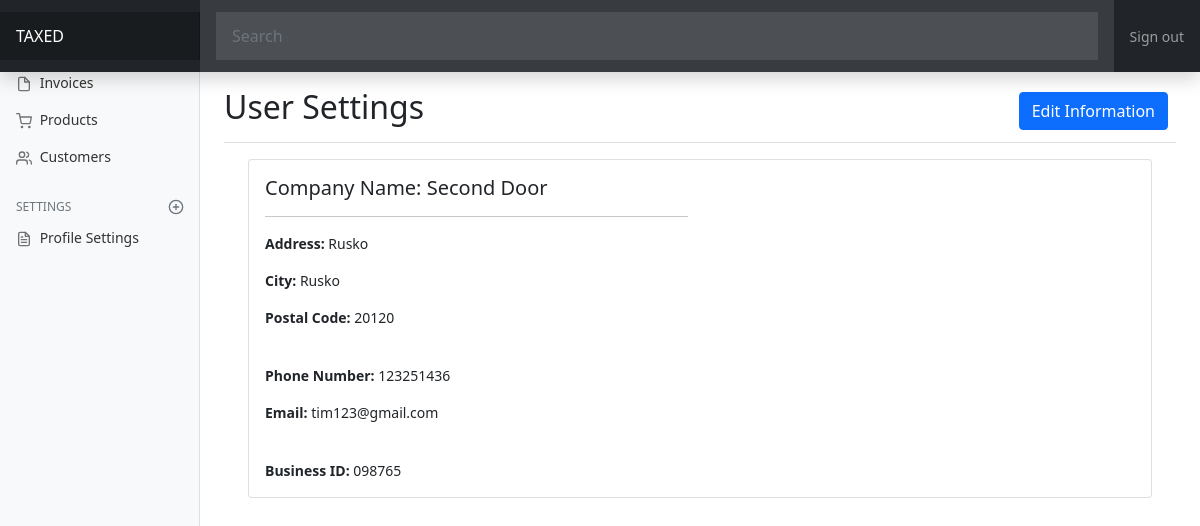
The page /update-user/ (signed in) on the database its author committed.
### base/models.py (models this page shows)
class User(AbstractUser):
    name = models.CharField(max_length=200, null=True)
    address = models.CharField(null=True, blank=True, max_length=200)
    business_id = models.CharField(null=True, blank=True, max_length=100)
    postal_code = models.CharField(null=True, blank=True, max_length=10)
    city = models.CharField(null=True, blank=True, max_length=100)
    phone = models.CharField(null=True, blank=True, max_length=100)
    email = models.EmailField(unique=True, null=True)
    USERNAME_FIELD = 'email'
    REQUIRED_FIELDS = []

### base/views.py (the view)
# urls.py: path('update-user/', views.updateUser, name="update-user"),
@login_required(login_url='login')
def updateUser(request):
    user = request.user
    form = SettingsForm(instance=user)
    if request.method == 'POST':
        form = SettingsForm(request.POST, request.FILES, instance=user)
        if form.is_valid():
            form.save()
            return redirect('invoice:dashboard', user_id=user.id)
    return render(request, 'base/update-user.html', {'form': form})

### invoice/forms.py
class SettingsForm(forms.ModelForm):
    class Meta:
        model = User
        fields = ['name', 'address', 'business_id',
                  'postal_code', 'city', 'phone', 'email']

### base/templates/base/update-user.html (shortened to what this page needs)
{% extends 'base.html' %}
{% load static %}
{% load crispy_forms_tags %}
{% block content %}
  <div class="d-flex justify-content-between flex-wrap flex-md-nowrap align-items-center pt-3 pb-2 mb-3 border-bottom">
    <h1 class="h2">User Settings</h1>
    <div class="btn-toolbar mb-2 mb-md-0">
      <div class="btn-group me-2">
        <button data-bs-target="#editInfo" type="button" class="btn btn-primary" data-bs-toggle="modal">Edit Information</button>
      </div>
    </div>
  </div>
  <div class="container">
    <div class="card">
      <div class="card-body">
        <div class="row">
          <div class="col-lg-6">
            <h5 class="card-title">Company Name: {{user.name}}</h5>
            <hr>
            <p class="card-text"><strong>Address:</strong> {{user.address}}</p>
            <p class="card-text"><strong>City:</strong> {{user.city}}</p>
            <p class="card-text"><strong>Postal Code:</strong> {{user.postal_code}}</p>
            <br>
            <p class="card-text"><strong>Phone Number:</strong> {{user.phone}}</p>
            <p class="card-text"><strong>Email:</strong> {{user.email}}</p>
            <br>
            <p class="card-text"><strong>Business ID:</strong> {{user.business_id}}</p>
          </div>
        </div>
      </div>
    </div>
  </div>
{% endblock content %}

### static/styles/dashboard.css (style rules this page uses)
body { font-size: .875rem; }

### rows shown on the page
User: name "Second Door", address "Rusko", city "Rusko", postal_code "20120", phone "123251436", email "tim123@gmail.com", business_id "098765"
